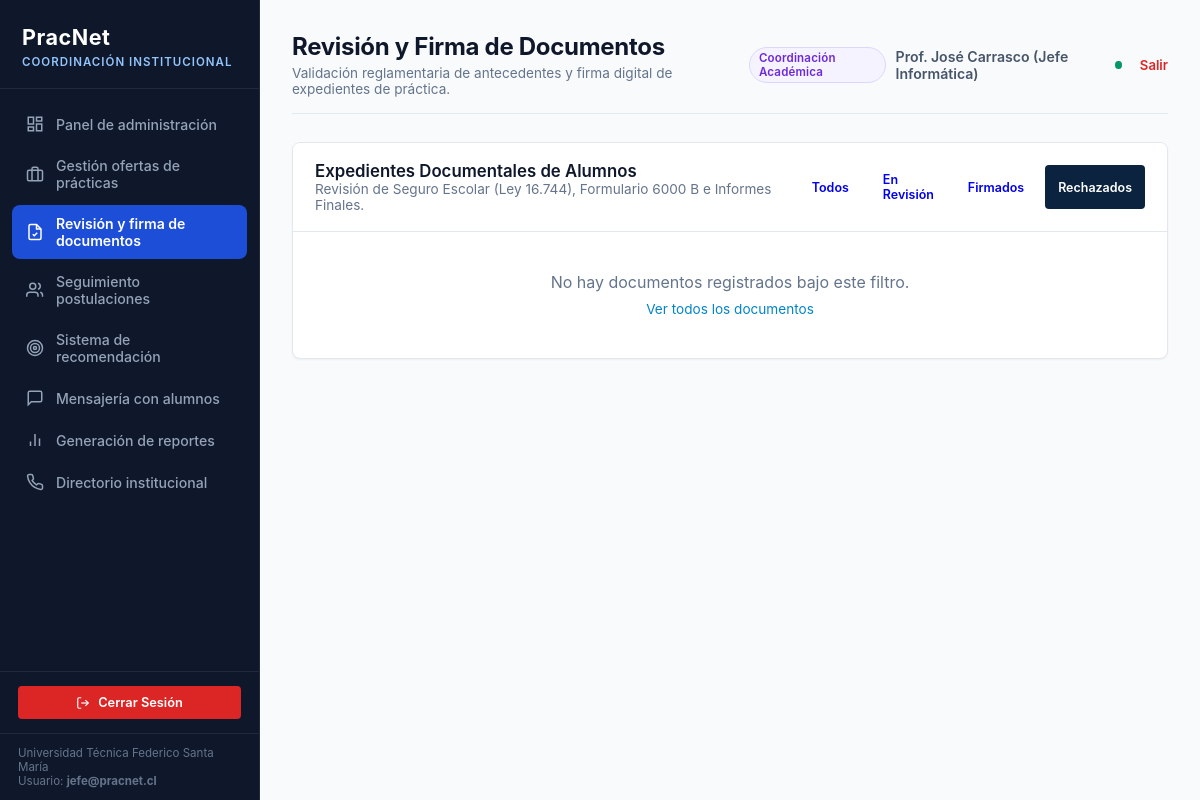
The app's page /admin/documentos?estado=Rechazado (signed in), older data.
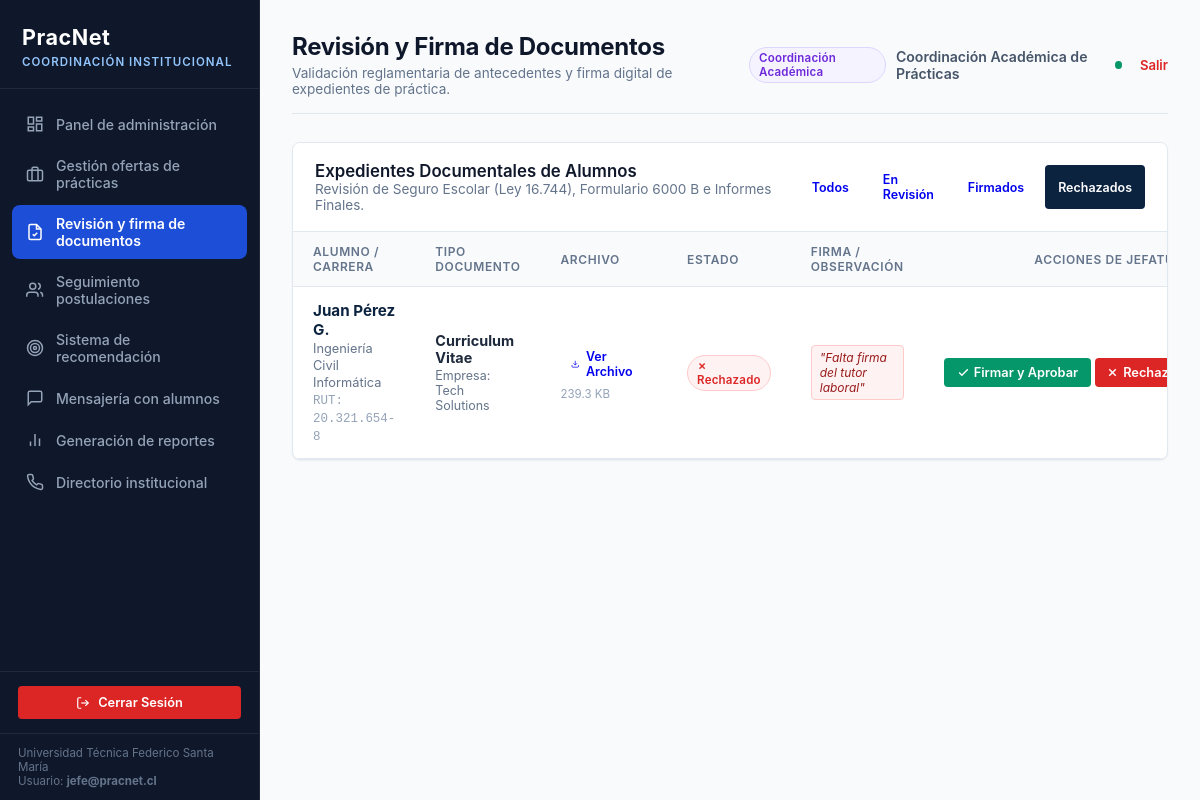
The same page, newer data.
### tables this page shows
CREATE TABLE documento_practica (
            id INTEGER PRIMARY KEY AUTOINCREMENT,
            estudiante_id INTEGER NOT NULL REFERENCES estudiante(id) ON DELETE CASCADE,
            postulacion_id INTEGER REFERENCES postulacion(id) ON DELETE SET NULL,
            tipo_documento TEXT NOT NULL,
            nombre_archivo TEXT NOT NULL,
            ruta_archivo TEXT NOT NULL,
            tamano_bytes INTEGER,
            estado_validacion TEXT DEFAULT 'Pendiente',
            fecha_subida TIMESTAMP DEFAULT CURRENT_TIMESTAMP
        , observacion TEXT, firmado_por TEXT, fecha_firma TIMESTAMP);

CREATE TABLE estudiante (
            id INTEGER PRIMARY KEY AUTOINCREMENT,
            usuario_id INTEGER UNIQUE REFERENCES usuario(id) ON DELETE CASCADE,
            nombre TEXT NOT NULL,
            apellido TEXT,
            rut TEXT UNIQUE NOT NULL,
            correo_institucional TEXT NOT NULL,
            carrera TEXT NOT NULL,
            universidad TEXT DEFAULT 'Universidad Técnica Federico Santa María',
            sede TEXT DEFAULT 'Campus San Joaquín',
            ano_ingreso INTEGER DEFAULT 2022,
            semestre_actual INTEGER DEFAULT 8,
            avance_malla INTEGER DEFAULT 75,
            creditos_totales INTEGER DEFAULT 180,
            es_primera_practica INTEGER DEFAULT 1,
            habilidades TEXT,
            ubicacion TEXT DEFAULT 'Santiago, Chile',
            telefono TEXT DEFAULT '+56 9 1234 5678'
        );

CREATE TABLE empresa (
            id INTEGER PRIMARY KEY AUTOINCREMENT,
            usuario_id INTEGER REFERENCES usuario(id) ON DELETE SET NULL,
            nombre TEXT NOT NULL,
            area TEXT NOT NULL,
            direccion TEXT,
            correo_contacto TEXT,
            rut TEXT UNIQUE,
            convenio_vigente INTEGER DEFAULT 1,
            tasa_retencion INTEGER DEFAULT 35
        );

### app/routes_admin.py (the view)
@admin_bp.route('/documentos')
def documentos():
    estado_filtro = request.args.get('estado', '')
    with get_db() as conn:
        cursor = conn.cursor()
        query = """
            SELECT d.*, e.nombre as est_nombre, e.apellido as est_apellido, e.rut as est_rut, e.carrera as est_carrera,
                   o.titulo as oferta_titulo, emp.nombre as empresa_nombre
            FROM documento_practica d
            JOIN estudiante e ON d.estudiante_id = e.id
            LEFT JOIN postulacion p ON d.postulacion_id = p.id
            LEFT JOIN oferta_practica o ON p.oferta_practica_id = o.id
            LEFT JOIN empresa emp ON o.empresa_id = emp.id
        """
        params = []
        if estado_filtro:
            query += " WHERE d.estado_validacion = ?"
            params.append(estado_filtro)
        query += " ORDER BY d.id DESC"
        cursor.execute(query, tuple(params))
        documentos_lista = cursor.fetchall()
    return render_template('admin/documentos.html', documentos=documentos_lista, estado_filtro=estado_filtro)

### app/__init__.py (called while the page is built)
def create_app():
    app = Flask(__name__)
    app.config.from_object(Config)
    os.makedirs(app.config['UPLOAD_FOLDER'], exist_ok=True)
    init_db()
    from app.auth import auth_bp
    from app.routes_admin import admin_bp
    from app.routes_student import student_bp
    from app.routes_empresa import empresa_bp
    app.register_blueprint(auth_bp)
    app.register_blueprint(admin_bp)
    app.register_blueprint(student_bp)
    app.register_blueprint(empresa_bp)
    @app.route('/')
    def index():
        return redirect(url_for('auth.login'))
    @app.errorhandler(404)
    def page_not_found(e):
        return render_template('404.html'), 404
    @app.errorhandler(500)
    def internal_server_error(e):
        return render_template('500.html'), 500
    @app.after_request
    def apply_security_headers(response):
        return add_security_headers(response)
    return app

### app/database.py (called while the page is built)
def get_db_connection():
    conn = sqlite3.connect(Config.DATABASE_PATH)
    conn.row_factory = sqlite3.Row
    conn.execute("PRAGMA foreign_keys = ON;")
    return conn

### app/routes_admin.py (called while the page is built)
@admin_bp.before_request
@role_required(['admin', 'jefe_carrera'])
def restrict_admin():
    pass

### app/templates/admin/documentos.html (shortened to what the changed rows need)
{% extends 'base.html' %}
{% block admin_title %}
<h1>Revisión y Firma de Documentos</h1>
<p>Validación reglamentaria de antecedentes y firma digital de expedientes de práctica.</p>
{% endblock %}
{% block content %}
<div class="table-card">
  <div class="table-header">
    <div>
      <h3>Expedientes Documentales de Alumnos</h3>
      <p style="color: var(--text-muted); font-size: 0.85rem;">Revisión de Seguro Escolar (Ley 16.744), Formulario 6000 B e Informes Finales.</p>
    </div>
    <div style="display: flex; gap: 8px;">
      <a href="{{ url_for('admin.documentos') }}" class="btn {% if not estado_filtro %}btn-primary{% else %}btn-outline{% endif %}" style="font-size: 0.78rem; padding: 6px 12px;">Todos</a>
      <a href="{{ url_for('admin.documentos', estado='En Revisión') }}" class="btn {% if estado_filtro == 'En Revisión' %}btn-primary{% else %}btn-outline{% endif %}" style="font-size: 0.78rem; padding: 6px 12px;">En Revisión</a>
      <a href="{{ url_for('admin.documentos', estado='Aprobado') }}" class="btn {% if estado_filtro == 'Aprobado' %}btn-primary{% else %}btn-outline{% endif %}" style="font-size: 0.78rem; padding: 6px 12px;">Firmados</a>
      <a href="{{ url_for('admin.documentos', estado='Rechazado') }}" class="btn {% if estado_filtro == 'Rechazado' %}btn-primary{% else %}btn-outline{% endif %}" style="font-size: 0.78rem; padding: 6px 12px;">Rechazados</a>
    </div>
  </div>
  {% if documentos %}
  <table class="data-table">
    <thead>
      <tr>
        <th>ALUMNO / CARRERA</th>
        <th>TIPO DOCUMENTO</th>
        <th>ARCHIVO</th>
        <th>ESTADO</th>
        <th>FIRMA / OBSERVACIÓN</th>
        <th style="text-align: right;">ACCIONES DE JEFATURA</th>
      </tr>
    </thead>
    <tbody>
      {% for d in documentos %}
      <tr>
        <td>
          <strong style="color: var(--primary-navy); font-size: 0.95rem;">{{ d.est_nombre }} {{ d.est_apellido }}</strong><br>
          <span style="color: #64748b; font-size: 0.8rem;">{{ d.est_carrera }}</span><br>
          <span style="font-family: monospace; font-size: 0.78rem; color: #94a3b8;">RUT: {{ d.est_rut }}</span>
        </td>
        <td>
          <strong style="color: #1e293b; font-size: 0.9rem;">
            {% if d.tipo_documento == 'seguro_escolar' %}
              Seguro Escolar (Ley 16.744)
            {% elif d.tipo_documento == 'formulario_6000b' %}
              Formulario 6000 B
            {% elif d.tipo_documento == 'carta_aceptacion' %}
              Carta de Aceptación Empresa
            {% elif d.tipo_documento == 'informe_final' %}
              Informe Final de Práctica
            {% elif d.tipo_documento == 'curriculum' %}
              Curriculum Vitae
            {% else %}
              {{ d.tipo_documento }}
            {% endif %}
          </strong>
          {% if d.empresa_nombre %}
            <div style="font-size: 0.78rem; color: #64748b; margin-top: 2px;">
              Empresa: {{ d.empresa_nombre }}
            </div>
          {% endif %}
        </td>
        <td>
          <a href="{{ url_for('admin.descargar_documento_admin', doc_id=d.id) }}" class="btn btn-outline" style="padding: 4px 10px; font-size: 0.78rem; display: inline-flex; align-items: center; gap: 6px;">
            <svg width="12" height="12" viewBox="0 0 24 24" fill="none" stroke="currentColor" stroke-width="2"><path d="M21 15v4a2 2 0 0 1-2 2H5a2 2 0 0 1-2-2v-4"/><polyline points="7 10 12 15 17 10"/><line x1="12" y1="15" x2="12" y2="3"/></svg>
            <span>Ver Archivo</span>
          </a>
          <div style="font-size: 0.72rem; color: #94a3b8; margin-top: 3px;">
            {{ (d.tamano_bytes / 1024)|round(1) if d.tamano_bytes else '120' }} KB
          </div>
        </td>
        <td>
          {% if d.estado_validacion == 'Aprobado' %}
            <span class="badge badge-success">✓ Firmado y Aprobado</span>
          {% elif d.estado_validacion == 'Rechazado' %}
            <span class="badge badge-danger">✗ Rechazado</span>
          {% else %}
            <span class="badge badge-warning">● En Revisión</span>
          {% endif %}
        </td>
        <td style="max-width: 220px;">
          {% if d.firmado_por %}
            <div style="font-size: 0.75rem; color: #166534; background: #f0fdf4; border: 1px solid #bbf7d0; padding: 4px 8px; border-radius: 4px;">
              <strong>{{ d.firmado_por }}</strong>
              <div style="color: #64748b; font-size: 0.7rem;">{{ d.fecha_firma }}</div>
            </div>
          {% elif d.observacion %}
            <div style="font-size: 0.75rem; color: #991b1b; background: #fef2f2; border: 1px solid #fecaca; padding: 4px 8px; border-radius: 4px;">
              <em>"{{ d.observacion }}"</em>
            </div>
          {% else %}
            <span style="font-size: 0.78rem; color: #94a3b8;">Pendiente de firma</span>
          {% endif %}
        </td>
        <td style="text-align: right; white-space: nowrap;">
          {% if d.estado_validacion != 'Aprobado' %}
            <form method="POST" action="{{ url_for('admin.firmar_documento', doc_id=d.id) }}" style="display: inline-block; margin: 0;">
              <button type="submit" class="btn btn-success" style="padding: 6px 12px; font-size: 0.8rem; display: inline-flex; align-items: center; gap: 4px;">
                <svg width="13" height="13" viewBox="0 0 24 24" fill="none" stroke="currentColor" stroke-width="2.5"><polyline points="20 6 9 17 4 12"/></svg>
                <span>Firmar y Aprobar</span>
              </button>
            </form>
            <button type="button" onclick="abrirRechazo('{{ d.id }}', '{{ d.est_nombre }} {{ d.est_apellido }}', '{{ d.tipo_documento }}')" class="btn btn-danger" style="padding: 6px 10px; font-size: 0.8rem; display: inline-flex; align-items: center; gap: 4px;">
              <svg width="13" height="13" viewBox="0 0 24 24" fill="none" stroke="currentColor" stroke-width="2.5"><line x1="18" y1="6" x2="6" y2="18"/><line x1="6" y1="6" x2="18" y2="18"/></svg>
              <span>Rechazar</span>
            </button>
          {% else %}
            <span style="font-size: 0.78rem; color: #166534; font-weight: 600;">Expediente Conforme</span>
          {% endif %}
        </td>
      </tr>
      {% endfor %}
    </tbody>
  </table>
  {% else %}
  <div style="padding: 40px; text-align: center; color: #64748b;">
    <p style="font-size: 1rem; margin-bottom: 6px;">No hay documentos registrados bajo este filtro.</p>
    <a href="{{ url_for('admin.documentos') }}" style="color: #0284c7; font-size: 0.85rem; text-decoration: none;">Ver todos los documentos</a>
  </div>
  {% endif %}
</div>
{% endblock %}

Row changes from the older to the newer data that the page shows:
now on this page (row edited): documento_practica: est_nombre "Juan", est_apellido "Pérez G.", est_carrera "Ingeniería Civil Informática", est_rut "20.321.654-8", tipo_documento "Curriculum Vitae", empresa_nombre "Tech Solutions", tamano_bytes "239.3", estado_validacion "✗ Rechazado", observacion "Falta firma del tutor laboral"
Text that changed along with them:
{{ session.get('nombre') }}: "Prof. José Carrasco (Jefe Informática)" → "Coordinación Académica de Prácticas"
text no longer shown: "No hay documentos registrados bajo este filtro. Ver todos los documentos"
text now shown: "ALUMNO / CARRERA TIPO DOCUMENTO ARCHIVO ESTADO FIRMA / OBSERVACIÓN ACCIONES DE…"
